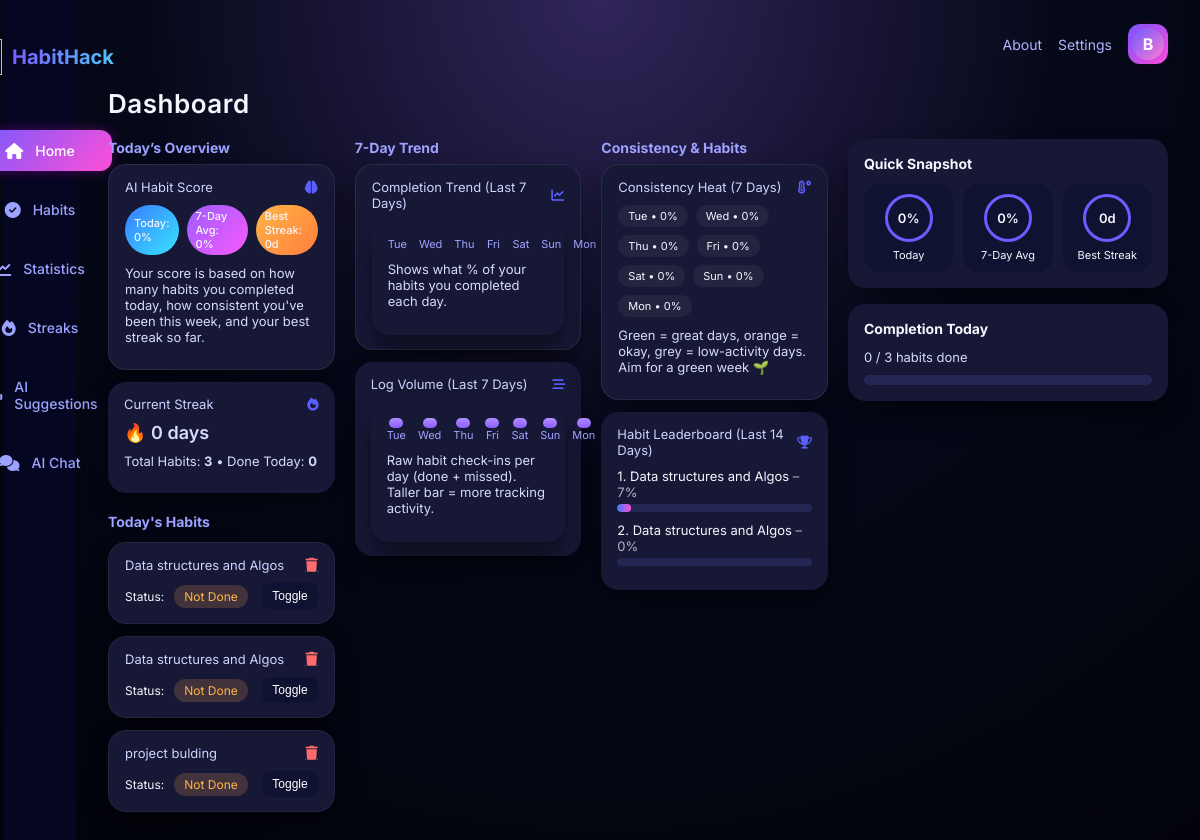
The app's page / (signed in), older data.
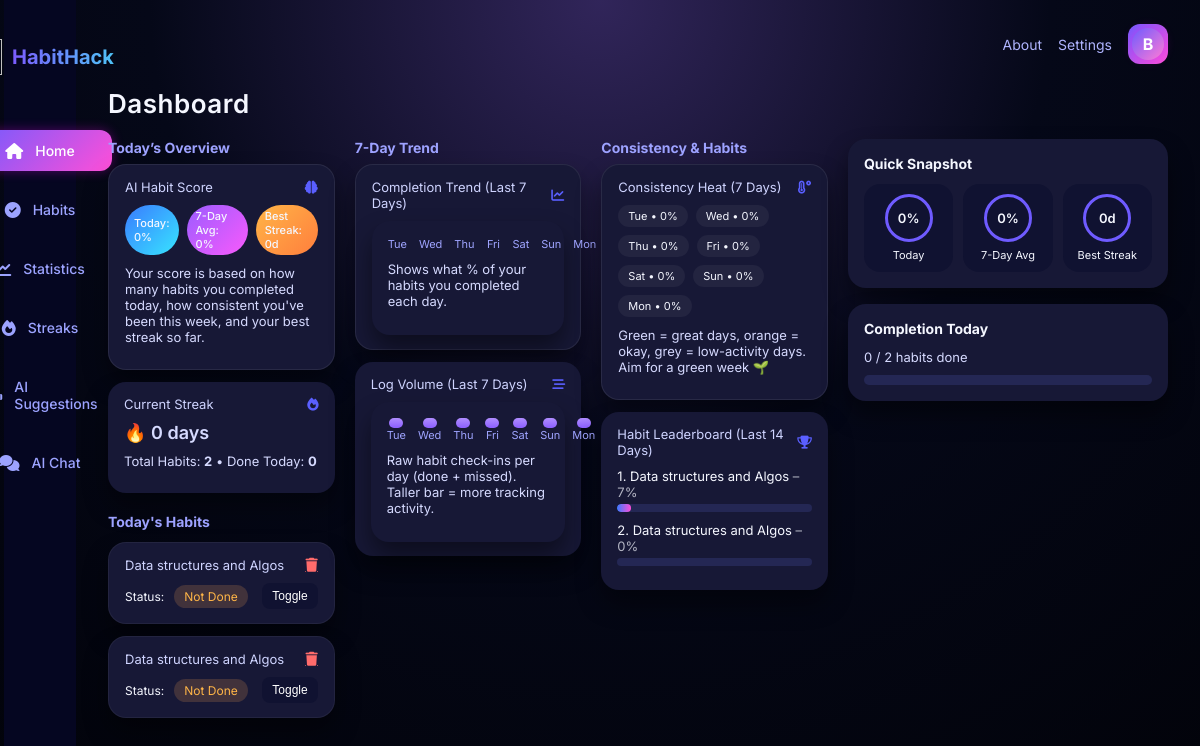
The same page, newer data.
### planner/models.py (models this page shows, shortened)
class Habit(models.Model):
    CATEGORY_CHOICES = (
        ("morning", "Morning"),
        ("afternoon", "Afternoon"),
        ("evening", "Evening"),
        ("night", "Night"),
    )
    user = models.ForeignKey(User, on_delete=models.CASCADE)
    name = models.CharField(max_length=100)
    description = models.TextField(blank=True)
    category = models.CharField(max_length=20, choices=CATEGORY_CHOICES, default="morning")
    is_active = models.BooleanField(default=True)
    created_at = models.DateTimeField(auto_now_add=True)

### planner/views.py (the view)
# urls.py: 2. Add a URL to urlpatterns:  path('', views.home, name='home')
def home(request):
    if not request.user.is_authenticated:
        return render(request, "planner/landing.html")
    today = timezone.localdate()
    habits = Habit.objects.filter(user=request.user, is_active=True)
    habit_data = []
    for h in habits:
        log = HabitLog.objects.filter(habit=h, date=today).first()
        done_today = log.status == "done" if log else False
        habit_data.append(
            {
                "habit": h,
                "done_today": done_today,
            }
        )
    stats = calculate_user_stats(request.user)
    return render(
        request,
        "planner/home.html",
        {
            "habit_data": habit_data,
            "stats": stats,
        },
    )

### templates/planner/home.html (shortened to what the changed rows need)
{% extends "planner/base.html" %}
{% block content %}
<h1 class="page-title">Dashboard</h1>
<div class="columns">
  <div class="column">
    <h2 class="column-title">Today’s Overview</h2>
    <div class="card">
      <p class="card-text">
        Total Habits: <strong>{{ stats.total_habits }}</strong> •
        Done Today: <strong>{{ stats.done_today }}</strong>
      </p>
    </div>
    <h2 class="column-title" style="margin-top:20px;">Today's Habits</h2>
    {% if habit_data %}
      {% for item in habit_data %}
      <div class="card habit-card" style="margin-top:12px;">
        <div class="card-header">
          <span>{{ item.habit.name }}</span>
          <a href="{% url 'delete_habit' item.habit.id %}"
             onclick="return confirm('Delete this habit?');">
            <i class="fas fa-trash"></i>
          </a>
        </div>
        <form method="post" action="{% url 'toggle_habit_today' item.habit.id %}">
          <div class="progress-wrapper" style="margin-top:8px; gap:10px;">
            <span>Status:</span>
            {% if item.done_today %}
              <span class="pill pill-blue">Done</span>
            {% else %}
              <span class="chip chip-orange">Not Done</span>
            {% endif %}
            <button type="submit"
                    style="margin-left:auto;padding:6px 10px;border-radius:8px;
                           border:none;background:#101231;color:white;font-size:12px;cursor:pointer;">
              Toggle
            </button>
          </div>
        </form>
      </div>
      {% endfor %}
    {% else %}
      <p style="margin-top:10px;">No habits added yet. Go to the Habits page and create one.</p>
    {% endif %}
  </div>
  <div class="column">
    <h2 class="column-title">7-Day Trend</h2>
    <div class="card card-main">
      <div class="widget">
        <div class="bar-row">
          {% for day in stats.trend %}
          <div class="bar-group">
            <span>{{ day.label }}</span>
          </div>
          {% endfor %}
        </div>
      </div>
    </div>
    <div class="card">
      <div class="widget">
        <div class="bar-row">
          {% for day in stats.volume %}
          {% with h=day.count|add:"10" %}
          <div class="bar-group">
            <div class="bar bar-purple" style="height: {{ h }}px;"></div>
            <span>{{ day.label }}</span>
          </div>
          {% endwith %}
          {% endfor %}
        </div>
      </div>
    </div>
  </div>
  <div class="column">
    <h2 class="column-title">Consistency & Habits</h2>
    <div class="card card-main">
      <div class="chip-row" style="margin-top:8px; flex-wrap:wrap;">
        {% for day in stats.trend %}
          {% if day.percent >= 80 %}
            <span class="chip chip-green">{{ day.label }} • {{ day.percent }}%</span>
          {% elif day.percent >= 40 %}
            <span class="chip chip-orange">{{ day.label }} • {{ day.percent }}%</span>
          {% else %}
            <span class="chip" style="background:rgba(255,255,255,0.05);">
              {{ day.label }} • {{ day.percent }}%
            </span>
          {% endif %}
        {% endfor %}
      </div>
    </div>
    <div class="card">
      {% if stats.habit_leaderboard %}
        {% for row in stats.habit_leaderboard %}
        <div style="margin-bottom:10px;">
          <div style="font-size:13px; margin-bottom:4px;">
            {{ forloop.counter }}. {{ row.habit.name }}
            <span style="opacity:0.7;">– {{ row.percent }}%</span>
          </div>
          <div class="progress-bar" style="height:8px;">
            <div class="progress-fill"
                 style="width: {{ row.percent }}%;"></div>
          </div>
        </div>
        {% endfor %}
      {% else %}
        <p class="card-text">Not enough data yet. Start completing habits to see your leaderboard.</p>
      {% endif %}
    </div>
  </div>
  <div class="right-panel">
    <div class="widget">
      <h3>Completion Today</h3>
      {% if stats.total_habits > 0 %}
      <p class="card-text">
        {{ stats.done_today }} / {{ stats.total_habits }} habits done
      </p>
      <div class="progress-bar" style="height:10px;margin-top:8px;">
      </div>
      {% else %}
      <p class="card-text">Create your first habit to start tracking.</p>
      {% endif %}
    </div>
  </div>
</div>
{% endblock %}

Row changes from the older to the newer data that the page shows:
removed Habit: habit.name "project bulding", shown under "Today's Habits"
Text that changed along with them:
{{ stats.total_habits }}: "3" → "2"
